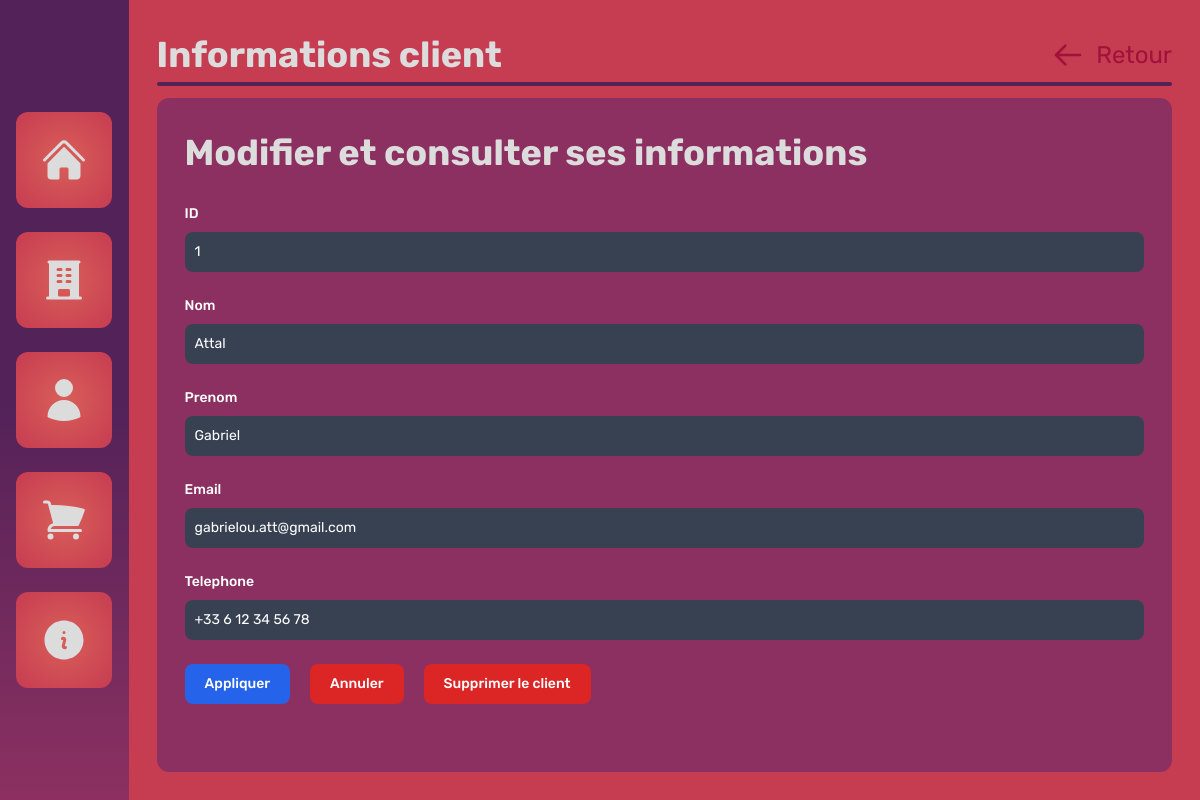
The page /clients/1 on the database its author committed.
### tables this page shows
CREATE TABLE clients (id INTEGER PRIMARY KEY, nom TEXT, prenom TEXT, email TEXT, telephone TEXT);

### main.py (the view)
@app.route('/clients/<int:id>', methods=('GET', 'POST'))
def client(id):
    if request.method == 'POST':
        if db_manager.record_exists("clients", id):
            db_manager.update_client(id, request.form['nom'], request.form['prenom'], request.form['email'], request.form['telephone'])
            return redirect(url_for('clients'))
        else:
            return redirect(url_for('clients'))
    else:
        if db_manager.record_exists("clients", id):
            return render_template('clients/info.html', client_info=db_manager.get_client(id))
        else:
            return redirect(url_for('clients'))

### database_manager.py (called while the page is built)
    def get_client(self, id:int):
        return self.curseur.execute(f"SELECT * FROM clients WHERE id={id}").fetchone()

    def record_exists(self, table:str, id:int):
        self.curseur.execute(f"SELECT 1 FROM {table} WHERE id=?", (id,))
        return self.curseur.fetchone() is not None

### templates/clients/info.html
{% extends 'base.html' %}
{% block content %}
<section class="h-full w-full bg-[--palette-3] flex">
  <div class="h-full w-full p-7 flex flex-col space-y-3">
    <div class="flex flex-col">
      <div class="flex flex-row justify-between">
       <span class="great-title">Informations client</span>
        <a href="{{ url_for('clients') }}" class="text-rose-800 flex flex-row justify-center items-center space-x-3" title="Retour à la liste des clients">
          <svg xmlns="http://www.w3.org/2000/svg" class="h-8 w-8" fill="none" viewBox="0 0 24 24" stroke="currentColor">
            <path stroke-linecap="round" stroke-linejoin="round" stroke-width="2" d="M10 19l-7-7m0 0l7-7m-7 7h18" />
          </svg>
          <span class="text-2xl">
            Retour
          </span>
        </a>
      </div>
      <div class="w-full h-1 bg-[--palette-1] rounded-lg "></div>
    </div>
    <div class="h-full w-full flex space-x-24">
        <div class="w-full h-5/12 bg-[--palette-2] rounded-xl flex flex-col p-7">
            <span class="great-title mb-6">Modifier et consulter ses informations</span>
            <form id="main-form" class="overflow-x-auto" method="post">
                <div class="mb-6">
                    <label for="id" class="block mb-2 text-sm font-medium text-white">ID</label>
                    <input type="number" id="id" class="text-sm rounded-lg focus:ring-blue-500 focus:border-blue-500 block w-full p-2.5 bg-gray-700 border-gray-600 placeholder-gray-400 text-white cursor-not-allowed" placeholder="00" value="{{client_info[0]}}" disabled readonly/>
                </div>
                <div class="mb-6">
                    <label for="nom" class="block mb-2 text-sm font-medium text-white">Nom</label>
                    <input type="text" id="nom" name="nom" class="text-sm rounded-lg focus:ring-blue-500 focus:border-blue-500 block w-full p-2.5 bg-gray-700 border-gray-600 placeholder-gray-400 text-white" placeholder="Nom" value="{{client_info[1]}}" required/>
                </div>
                <div class="mb-6">
                    <label for="prenom" class="block mb-2 text-sm font-medium text-white">Prenom</label>
                    <input type="text" id="prenom" name="prenom" class="text-sm rounded-lg focus:ring-blue-500 focus:border-blue-500 block w-full p-2.5 bg-gray-700 border-gray-600 placeholder-gray-400 text-white" placeholder="Prenom" value="{{client_info[2]}}" required/>
                </div>
                <div class="mb-6">
                    <label for="email" class="block mb-2 text-sm font-medium text-white">Email</label>
                    <input type="email" id="email" name="email" class="text-sm rounded-lg focus:ring-blue-500 focus:border-blue-500 block w-full p-2.5 bg-gray-700 border-gray-600 placeholder-gray-400 text-white" placeholder="placeholder@gmail.com" value="{{client_info[3]}}"/>
                </div>
                <div class="mb-6">
                    <label for="telephone" class="block mb-2 text-sm font-medium text-white">Telephone</label>
                    <input type="tel" id="telephone" autocomplete="tel" name="telephone" class="text-sm rounded-lg focus:ring-blue-500 focus:border-blue-500 block w-full p-2.5 bg-gray-700 border-gray-600 placeholder-gray-400 text-white" placeholder="+33 0 00 00 00 00" value="{{client_info[4]}}"/>
                </div>
                <div class="flex flex-row space-x-5">
                  <button type="submit" class="text-white focus:ring-4 focus:outline-none font-medium rounded-lg text-sm w-full sm:w-auto px-5 py-2.5 text-center bg-blue-600 hover:bg-blue-700 focus:ring-blue-800">Appliquer</button>
                  <button onclick='document.getElementById("main-form").reset();' class="text-white focus:ring-4 focus:outline-none font-medium rounded-lg text-sm w-full sm:w-auto px-5 py-2.5 text-center bg-red-600 hover:bg-red-700 focus:ring-red-800">Annuler</button>
                  <a href="{{ url_for('delete_client', id=client_info[0]) }}" class="text-white focus:ring-4 focus:outline-none font-medium rounded-lg text-sm w-full sm:w-auto px-5 py-2.5 text-center bg-red-600 hover:bg-red-700 focus:ring-red-800">Supprimer le client</a>
                </div>
            </form>
        </div>
    </div>
  </div>
</section>
{% endblock %}

### static/css/general.css (style rules this page uses)
html, body, div, span, applet, object, iframe, h1, h2, h3, h4, h5, h6, p, blockquote, pre, a, abbr, acronym, address, big, cite, code, del, dfn, em, img, ins, kbd, q, s, samp, small, strike, strong, sub, sup, tt, var, b, u, i, center, dl, dt, dd, ol, ul, li, fieldset, form, label, legend, table, caption, tbody, tfoot, thead, tr, th, td, article, aside, canvas, details, embed, figure, figcaption, footer, header, hgroup, menu, nav, output, ruby, section, summary, time, mark, audio, video { margin: 0; padding: 0; border: 0; font-size: 100%; font-family: "Rubik", sans-serif; vertical-align: baseline; }
:root { --nav-gradient: linear-gradient(180deg, #522258 50%, #8C3061 100%); --nav-button-gradient: radial-gradient(circle, #D95F59 0%, #C63C51 100%); --white-color: #dcdcdc; --palette-1: #522258; --palette-2: #8C3061; --palette-3: #C63C51; --palette-4: #D95F59; }
.great-title { color: var(--white-color); font-family: "Rubik", sans-serif; font-optical-sizing: auto; font-weight: 700; font-style: normal; font-size: 36px; }

### rows shown on the page
clients: id "1", nom "Attal", prenom "Gabriel", email "gabrielou.att@gmail.com", telephone "+33 6 12 34 56 78"
